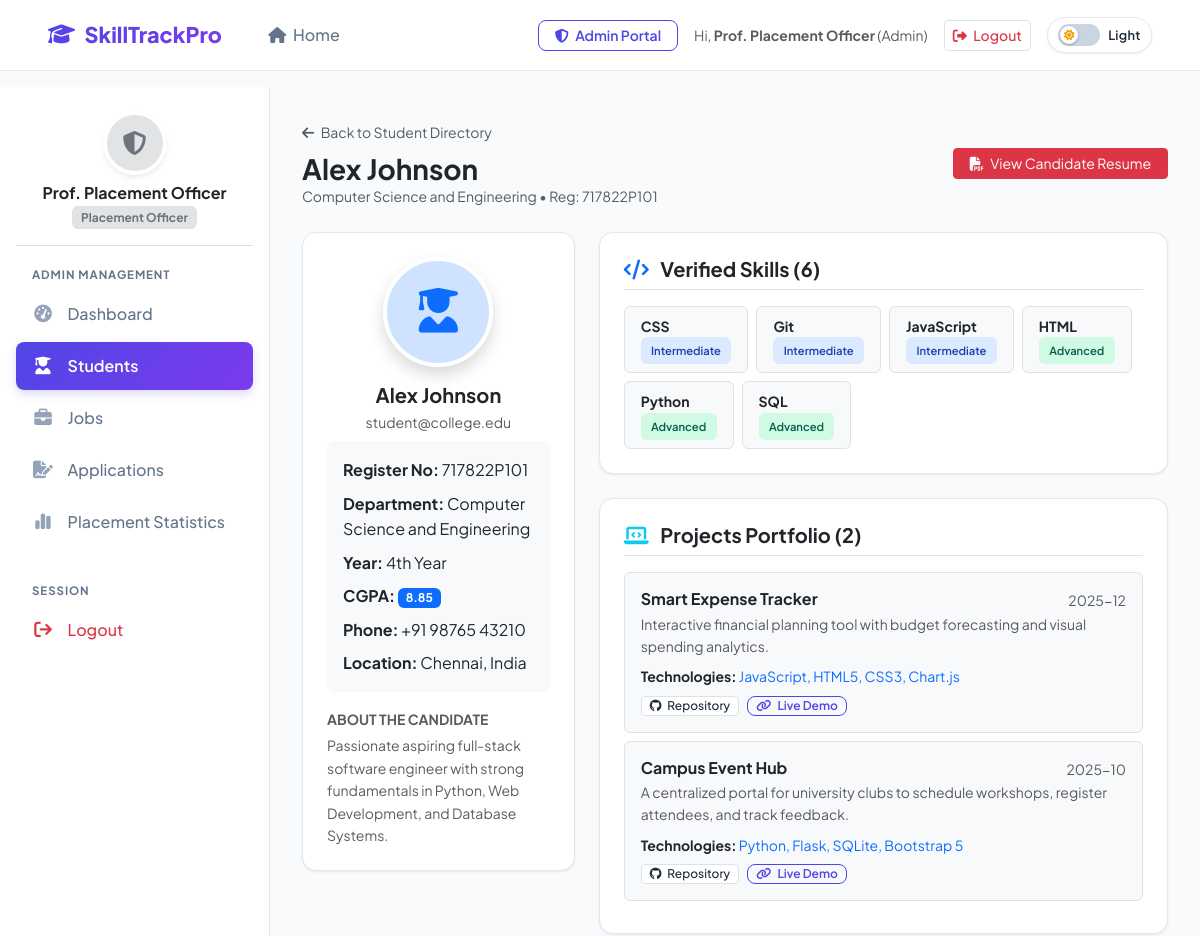
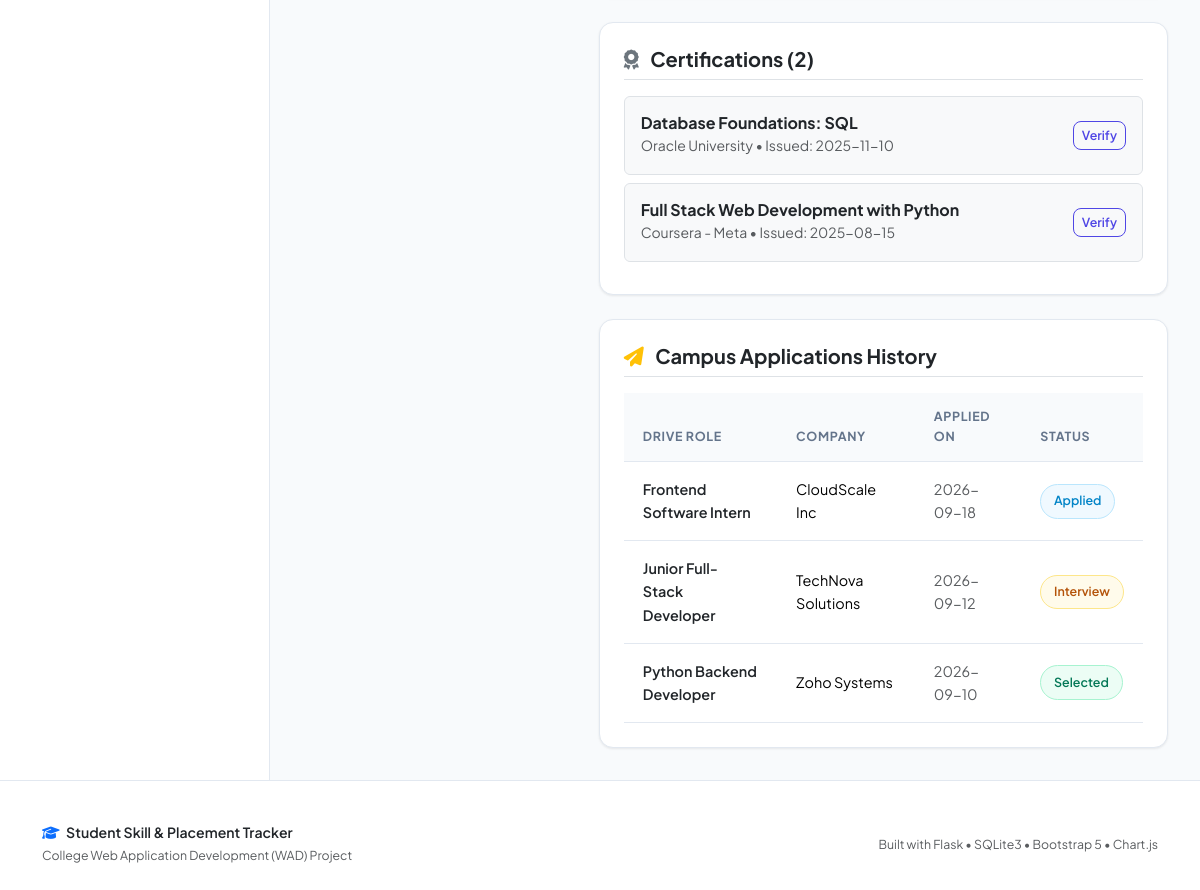
Page /admin/student/2 (signed in) on the committed database (2 pictures, top to bottom).
### tables this page shows
CREATE TABLE users (
        id INTEGER PRIMARY KEY AUTOINCREMENT,
        name TEXT NOT NULL,
        email TEXT UNIQUE NOT NULL,
        password_hash TEXT NOT NULL,
        role TEXT NOT NULL CHECK(role IN ('student', 'admin')),
        created_at TIMESTAMP DEFAULT CURRENT_TIMESTAMP
    );

CREATE TABLE student_profiles (
        id INTEGER PRIMARY KEY AUTOINCREMENT,
        user_id INTEGER UNIQUE NOT NULL,
        register_no TEXT,
        phone TEXT,
        department TEXT,
        year TEXT,
        cgpa REAL,
        location TEXT,
        about_me TEXT,
        profile_photo TEXT DEFAULT 'default_avatar.png',
        updated_at TIMESTAMP DEFAULT CURRENT_TIMESTAMP,
        FOREIGN KEY (user_id) REFERENCES users (id) ON DELETE CASCADE
    );

CREATE TABLE student_skills (
        id INTEGER PRIMARY KEY AUTOINCREMENT,
        student_id INTEGER NOT NULL,
        skill_name TEXT NOT NULL,
        proficiency TEXT NOT NULL CHECK(proficiency IN ('Beginner', 'Intermediate', 'Advanced')),
        created_at TIMESTAMP DEFAULT CURRENT_TIMESTAMP,
        FOREIGN KEY (student_id) REFERENCES users (id) ON DELETE CASCADE,
        UNIQUE (student_id, skill_name)
    );

CREATE TABLE projects (
        id INTEGER PRIMARY KEY AUTOINCREMENT,
        student_id INTEGER NOT NULL,
        title TEXT NOT NULL,
        description TEXT NOT NULL,
        technologies TEXT NOT NULL,
        github_link TEXT,
        project_link TEXT,
        project_date TEXT,
        created_at TIMESTAMP DEFAULT CURRENT_TIMESTAMP,
        FOREIGN KEY (student_id) REFERENCES users (id) ON DELETE CASCADE
    );

CREATE TABLE certifications (
        id INTEGER PRIMARY KEY AUTOINCREMENT,
        student_id INTEGER NOT NULL,
        name TEXT NOT NULL,
        organization TEXT NOT NULL,
        issue_date TEXT NOT NULL,
        certificate_id TEXT,
        certificate_link TEXT,
        created_at TIMESTAMP DEFAULT CURRENT_TIMESTAMP,
        FOREIGN KEY (student_id) REFERENCES users (id) ON DELETE CASCADE
    );

CREATE TABLE job_applications (
        id INTEGER PRIMARY KEY AUTOINCREMENT,
        job_id INTEGER NOT NULL,
        student_id INTEGER NOT NULL,
        status TEXT NOT NULL DEFAULT 'Applied' CHECK(status IN ('Applied', 'Shortlisted', 'Interview', 'Selected', 'Rejected')),
        applied_at TIMESTAMP DEFAULT CURRENT_TIMESTAMP,
        FOREIGN KEY (job_id) REFERENCES jobs (id) ON DELETE CASCADE,
        FOREIGN KEY (student_id) REFERENCES users (id) ON DELETE CASCADE,
        UNIQUE(job_id, student_id)
    );

CREATE TABLE jobs (
        id INTEGER PRIMARY KEY AUTOINCREMENT,
        title TEXT NOT NULL,
        company TEXT NOT NULL,
        location TEXT NOT NULL,
        job_type TEXT NOT NULL,
        required_skills TEXT NOT NULL,
        salary TEXT NOT NULL,
        deadline TEXT NOT NULL,
        description TEXT NOT NULL,
        created_at TIMESTAMP DEFAULT CURRENT_TIMESTAMP
    );

### app.py (the view)
@app.route('/admin/student/<int:user_id>')
@admin_required
def admin_student_detail(user_id):
    db = get_db()
    student = db.execute("SELECT * FROM users WHERE id = ? AND role = 'student'", (user_id,)).fetchone()
    if not student:
        flash('Student not found.', 'danger')
        return redirect(url_for('admin_students'))
    profile_data = db.execute("SELECT * FROM student_profiles WHERE user_id = ?", (user_id,)).fetchone()
    skills_list = db.execute("SELECT * FROM student_skills WHERE student_id = ? ORDER BY proficiency DESC", (user_id,)).fetchall()
    certs = db.execute("SELECT * FROM certifications WHERE student_id = ? ORDER BY issue_date DESC", (user_id,)).fetchall()
    projects_list = db.execute("SELECT * FROM projects WHERE student_id = ? ORDER BY id DESC", (user_id,)).fetchall()
    resume_file = db.execute("SELECT * FROM resumes WHERE student_id = ?", (user_id,)).fetchone()
    student_apps = db.execute("""
        SELECT a.*, j.title as job_title, j.company, j.location, j.salary
        FROM job_applications a
        JOIN jobs j ON a.job_id = j.id
        WHERE a.student_id = ?
        ORDER BY a.applied_at DESC
    """, (user_id,)).fetchall()
    return render_template('student_detail.html',
                           student=student,
                           profile=profile_data,
                           skills=skills_list,
                           certifications=certs,
                           projects=projects_list,
                           resume=resume_file,
                           applications=student_apps)

### templates/student_detail.html (shortened to what this page needs)
{% extends "base.html" %}
{% block content %}
<div class="app-wrapper">
    {% include "admin_sidebar.html" %}
    <div class="main-content">
        <div class="d-flex flex-wrap align-items-center justify-content-between mb-4">
            <div>
                <a href="{{ url_for('admin_students') }}" class="text-decoration-none small text-muted mb-2 d-inline-block">
                    <i class="fa-solid fa-arrow-left me-1"></i> Back to Student Directory
                </a>
                <h3 class="fw-bold text-dark mb-0">{{ student.name }}</h3>
                <p class="text-muted small mb-0">{{ profile.department or 'Department Unassigned' }} &bull; Reg: {{ profile.register_no or 'N/A' }}</p>
            </div>
            {% if resume %}
                <a href="{{ url_for('view_resume_file', filename=resume.filename) }}" target="_blank" class="btn btn-danger btn-sm px-3">
                    <i class="fa-solid fa-file-pdf me-1"></i> View Candidate Resume
                </a>
            {% endif %}
        </div>
        <div class="row g-4">
            <div class="col-lg-4">
                <div class="card card-custom p-4 mb-4 text-center">
                    <div class="position-relative d-inline-block mx-auto mb-3">
                        {% if profile and profile.profile_photo and profile.profile_photo != 'default_avatar.png' %}
                            <img src="{{ url_for('view_photo_file', filename=profile.profile_photo) }}" alt="Candidate" class="avatar-profile shadow">
                        {% else %}
                            <div class="avatar-profile mx-auto d-flex align-items-center justify-content-center bg-primary-subtle text-primary shadow" style="font-size: 2.8rem;">
                                <i class="fa-solid fa-user-graduate"></i>
                            </div>
                        {% endif %}
                    </div>
                    <h5 class="fw-bold text-dark mb-1">{{ student.name }}</h5>
                    <p class="text-muted small mb-2">{{ student.email }}</p>
                    <div class="p-3 bg-light rounded-3 text-start mb-3">
                        <div class="mb-2"><strong>Register No:</strong> {{ profile.register_no or 'N/A' }}</div>
                        <div class="mb-2"><strong>Department:</strong> {{ profile.department or 'N/A' }}</div>
                        <div class="mb-2"><strong>Year:</strong> {{ profile.year or 'N/A' }}</div>
                        <div class="mb-2"><strong>CGPA:</strong> <span class="badge bg-primary">{{ profile.cgpa or 'N/A' }}</span></div>
                        <div class="mb-2"><strong>Phone:</strong> {{ profile.phone or 'N/A' }}</div>
                        <div><strong>Location:</strong> {{ profile.location or 'N/A' }}</div>
                    </div>
                    {% if profile.about_me %}
                    <div class="text-start">
                        <small class="fw-bold text-muted text-uppercase d-block mb-1">About the Candidate</small>
                        <p class="text-muted small mb-0">{{ profile.about_me }}</p>
                    </div>
                    {% endif %}
                </div>
            </div>
            <div class="col-lg-8">
                <div class="card card-custom p-4 mb-4">
                    <h5 class="fw-bold text-dark mb-3 border-bottom pb-2">
                        <i class="fa-solid fa-code text-primary me-2"></i> Verified Skills ({{ skills|length }})
                    </h5>
                    <div class="d-flex flex-wrap gap-2">
                        {% if skills %}
                            {% for s in skills %}
                                <div class="card p-2 px-3 border shadow-none bg-light">
                                    <div class="fw-bold text-dark small">{{ s.skill_name }}</div>
                                    <span class="badge-proficiency {{ s.proficiency|lower }}" style="font-size: 0.7rem;">{{ s.proficiency }}</span>
                                </div>
                            {% endfor %}
                        {% else %}
                            <span class="text-muted small">No technical skills added yet.</span>
                        {% endif %}
                    </div>
                </div>
                <div class="card card-custom p-4 mb-4">
                    <h5 class="fw-bold text-dark mb-3 border-bottom pb-2">
                        <i class="fa-solid fa-laptop-code text-info me-2"></i> Projects Portfolio ({{ projects|length }})
                    </h5>
                    {% if projects %}
                        {% for p in projects %}
                        <div class="p-3 mb-2 rounded border bg-light">
                            <div class="d-flex justify-content-between align-items-start">
                                <h6 class="fw-bold text-dark mb-1">{{ p.title }}</h6>
                                <small class="text-muted">{{ p.project_date }}</small>
                            </div>
                            <p class="text-muted small mb-2">{{ p.description }}</p>
                            <div class="small mb-2">
                                <strong>Technologies:</strong> <span class="text-primary">{{ p.technologies }}</span>
                            </div>
                            <div class="d-flex gap-2">
                                {% if p.github_link %}
                                    <a href="{{ p.github_link }}" target="_blank" class="btn btn-sm btn-light border py-0 px-2" style="font-size: 0.75rem;"><i class="fa-brands fa-github me-1"></i> Repository</a>
                                {% endif %}
                                {% if p.project_link %}
                                    <a href="{{ p.project_link }}" target="_blank" class="btn btn-sm btn-outline-primary py-0 px-2" style="font-size: 0.75rem;"><i class="fa-solid fa-link me-1"></i> Live Demo</a>
                                {% endif %}
                            </div>
                        </div>
                        {% endfor %}
                    {% else %}
                        <span class="text-muted small">No projects added yet.</span>
                    {% endif %}
                </div>
                <div class="card card-custom p-4 mb-4">
                    <h5 class="fw-bold text-dark mb-3 border-bottom pb-2">
                        <i class="fa-solid fa-award text-secondary me-2"></i> Certifications ({{ certifications|length }})
                    </h5>
                    {% if certifications %}
                        {% for c in certifications %}
                        <div class="d-flex justify-content-between align-items-center p-3 mb-2 rounded border bg-light">
                            <div>
                                <h6 class="fw-bold text-dark mb-0">{{ c.name }}</h6>
                                <small class="text-muted">{{ c.organization }} &bull; Issued: {{ c.issue_date }}</small>
                            </div>
                            {% if c.certificate_link %}
                                <a href="{{ c.certificate_link }}" target="_blank" class="btn btn-outline-primary btn-sm py-1 px-2" style="font-size: 0.78rem;">Verify</a>
                            {% endif %}
                        </div>
                        {% endfor %}
                    {% else %}
                        <span class="text-muted small">No certifications recorded.</span>
                    {% endif %}
                </div>
                <div class="card card-custom p-4">
                    <h5 class="fw-bold text-dark mb-3 border-bottom pb-2">
                        <i class="fa-solid fa-paper-plane text-warning me-2"></i> Campus Applications History
                    </h5>
                    {% if applications %}
                    <div class="table-responsive">
                        <table class="table table-custom mb-0">
                            <thead>
                                <tr>
                                    <th>Drive Role</th>
                                    <th>Company</th>
                                    <th>Applied On</th>
                                    <th>Status</th>
                                </tr>
                            </thead>
                            <tbody>
                                {% for a in applications %}
                                <tr>
                                    <td class="fw-semibold text-dark">{{ a.job_title }}</td>
                                    <td>{{ a.company }}</td>
                                    <td class="text-muted small">{{ a.applied_at[:10] }}</td>
                                    <td><span class="badge-status {{ a.status|lower }}">{{ a.status }}</span></td>
                                </tr>
                                {% endfor %}
                            </tbody>
                        </table>
                    </div>
                    {% else %}
                        <span class="text-muted small">Candidate has not submitted any applications yet.</span>
                    {% endif %}
                </div>
            </div>
        </div>
    </div>
</div>
{% endblock %}

### rows in the picture
users: name "Alex Johnson", email "student@college.edu"
student_profiles: department "Computer Science and Engineering", register_no "717822P101", year "4th Year", cgpa "8.85", phone "+91 98765 43210", location "Chennai, India", about_me "Passionate aspiring full-stack software engineer with strong fundamentals in Python, Web Development, and Database Systems."
student_skills: skill_name "CSS", proficiency "Intermediate"
student_skills: skill_name "Git", proficiency "Intermediate"
student_skills: skill_name "JavaScript", proficiency "Intermediate"
student_skills: skill_name "HTML", proficiency "Advanced"
student_skills: skill_name "Python", proficiency "Advanced"
student_skills: skill_name "SQL", proficiency "Advanced"
projects: title "Smart Expense Tracker", project_date "2025-12", description "Interactive financial planning tool with budget forecasting and visual spending analytics.", technologies "JavaScript, HTML5, CSS3, Chart.js"
projects: title "Campus Event Hub", project_date "2025-10", description "A centralized portal for university clubs to schedule workshops, register attendees, and track feedback.", technologies "Python, Flask, SQLite, Bootstrap 5"
certifications: name "Database Foundations: SQL", organization "Oracle University", issue_date "2025-11-10"
certifications: name "Full Stack Web Development with Python", organization "Coursera - Meta", issue_date "2025-08-15"
job_applications: job_title "Frontend Software Intern", company "CloudScale Inc", applied_at "2026-09-18", status "Applied"
job_applications: job_title "Junior Full-Stack Developer", company "TechNova Solutions", applied_at "2026-09-12", status "Interview"
job_applications: job_title "Python Backend Developer", company "Zoho Systems", applied_at "2026-09-10", status "Selected"

### other values in the picture
{{ session.get('name') }} "Prof. Placement Officer"
{{ session.get('role')|capitalize }} "Admin"
{{ skills|length }} "6"
{{ projects|length }} "2"
{{ certifications|length }} "2"
